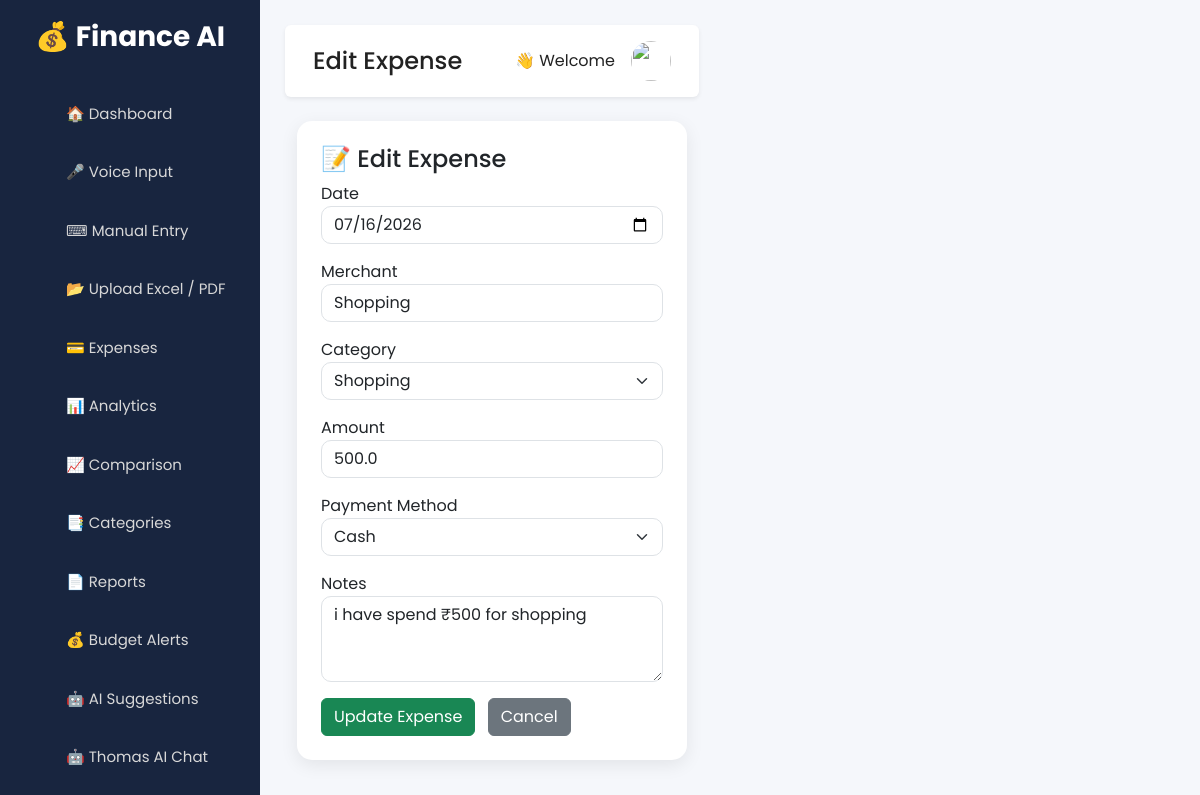
Page /edit/22 (signed in) on the committed database.
### tables this page shows
CREATE TABLE expenses (
            id INTEGER PRIMARY KEY AUTOINCREMENT,
            user_email TEXT NOT NULL,
            merchant TEXT NOT NULL,
            category TEXT NOT NULL,
            amount REAL NOT NULL,
            payment_method TEXT,
            date TEXT NOT NULL,
            description TEXT,
            created_at TEXT NOT NULL
        );

### app.py (the view, shortened to what this page needs)
@app.route("/edit/<int:expense_id>", methods=["GET", "POST"])
def edit_expense(expense_id: int):
    if not login_required():
        return redirect(url_for("login"))
    user_email = session["user"]
    expense = get_expense_by_id(user_email, expense_id)
    if not expense:
        flash("Expense not found.", "warning")
        return redirect(url_for("expenses"))
    return render_template(
        "edit_expense.html",
        expense=expense,
        **build_page_data(user_email),
    )

### app.py (called while the page is built)
def get_user_by_email(email: str):
    conn = get_db_connection()
    try:
        row = conn.execute(
            "SELECT id, name, email, password FROM users WHERE email = ?",
            (email,),
        ).fetchone()
        return dict(row) if row else None
    finally:
        conn.close()

def login_required():
    return "user" in session

def build_page_data(email: str) -> Dict[str, Any]:
    data = get_dashboard_data(email)
    user = get_user_by_email(email)
    data["user"] = {"name": user["name"] if user else email, "email": email}
    return data

### database.py (called while the page is built)
def get_db_connection() -> sqlite3.Connection:
    conn = sqlite3.connect(DB_PATH)
    conn.row_factory = sqlite3.Row
    return conn

### expense_service.py (called while the page is built, shortened)
def get_expenses(user_email: str) -> List[Dict[str, Any]]:
    conn = get_db_connection()
    try:
        rows = conn.execute(
            "SELECT * FROM expenses WHERE user_email = ? ORDER BY date DESC, id DESC",
            (user_email,),
        ).fetchall()
        return [dict(row) for row in rows]
    finally:
        conn.close()

def get_expense_by_id(user_email: str, expense_id: int) -> Dict[str, Any] | None:
    conn = get_db_connection()
    try:
        row = conn.execute(
            "SELECT * FROM expenses WHERE user_email = ? AND id = ?",
            (user_email, expense_id),
        ).fetchone()
        return dict(row) if row else None
    finally:
        conn.close()

def _build_comparison_data(expenses: List[Dict[str, Any]]) -> List[Dict[str, Any]]:
    current_month = datetime.now().strftime("%Y-%m")
    previous_month = _month_offset(current_month, -1)
    current = defaultdict(float)
    previous = defaultdict(float)
    for item in expenses:
        month = item["date"][:7]
        if month == current_month:
            current[item["category"]] += float(item["amount"])
        elif month == previous_month:
            previous[item["category"]] += float(item["amount"])
    rows = []
    return rows

def _build_category_budget(category_totals: Dict[str, float]) -> List[Dict[str, Any]]:
    rows = []
    for category, limit in DEFAULT_CATEGORY_LIMITS.items():
        spent = category_totals.get(category, 0.0)
        rows.append({
            "category": category,
            "limit": limit,
            "spent": round(spent, 2),
            "remaining": round(limit - spent, 2),
        })
    return rows

### templates/edit_expense.html (shortened to what this page needs)
{% extends "layout.html" %}
{% block page_title %}
Edit Expense
{% endblock %}
{% block content %}
<div class="container-fluid">
    <div class="card p-4">
        <h4>📝 Edit Expense</h4>
        <form action="/edit/{{ expense.id }}" method="POST">
            <div class="mb-3">
                <label>Date</label>
                <input
                    type="date"
                    class="form-control"
                    name="date"
                    value="{{ expense.date }}"
                    required>
            </div>
            <div class="mb-3">
                <label>Merchant</label>
                <input
                    type="text"
                    class="form-control"
                    name="merchant"
                    value="{{ expense.merchant }}"
                    placeholder="Merchant Name">
            </div>
            <div class="mb-3">
                <label>Category</label>
                <select
                    class="form-select"
                    name="category">
                    <option {% if expense.category == 'Shopping' %}selected{% endif %}>Shopping</option>
                </select>
            </div>
            <div class="mb-3">
                <label>Amount</label>
                <input
                    type="number"
                    step="0.01"
                    class="form-control"
                    name="amount"
                    value="{{ expense.amount }}"
                    placeholder="0.00">
            </div>
            <div class="mb-3">
                <label>Payment Method</label>
                <select
                    class="form-select"
                    name="payment">
                    <option {% if expense.payment_method == 'Cash' %}selected{% endif %}>Cash</option>
                </select>
            </div>
            <div class="mb-3">
                <label>Notes</label>
                <textarea
                    class="form-control"
                    rows="3"
                    name="notes">{{ expense.description }}</textarea>
            </div>
            <button
                class="btn btn-success">
                Update Expense
            </button>
            <a href="{{ url_for('expenses') }}" class="btn btn-secondary ms-2">Cancel</a>
        </form>
    </div>
</div>
{% endblock %}

### static/css/style.css (style rules this page uses)
* { margin:0; padding:0; box-sizing:border-box; font-family:'Poppins',sans-serif; }
body { background:#f5f7fb; color:#222; }
.card { border:none; border-radius:15px; box-shadow:0 5px 18px rgba(0,0,0,.08); transition:.3s; }
.form-control { border-radius:10px; }
.form-select { border-radius:10px; }

### rows in the picture
expenses: date "07/16/2026", merchant "Shopping", category "Shopping", amount "500.0", payment "Cash", notes "i have spend ₹500 for shopping"
